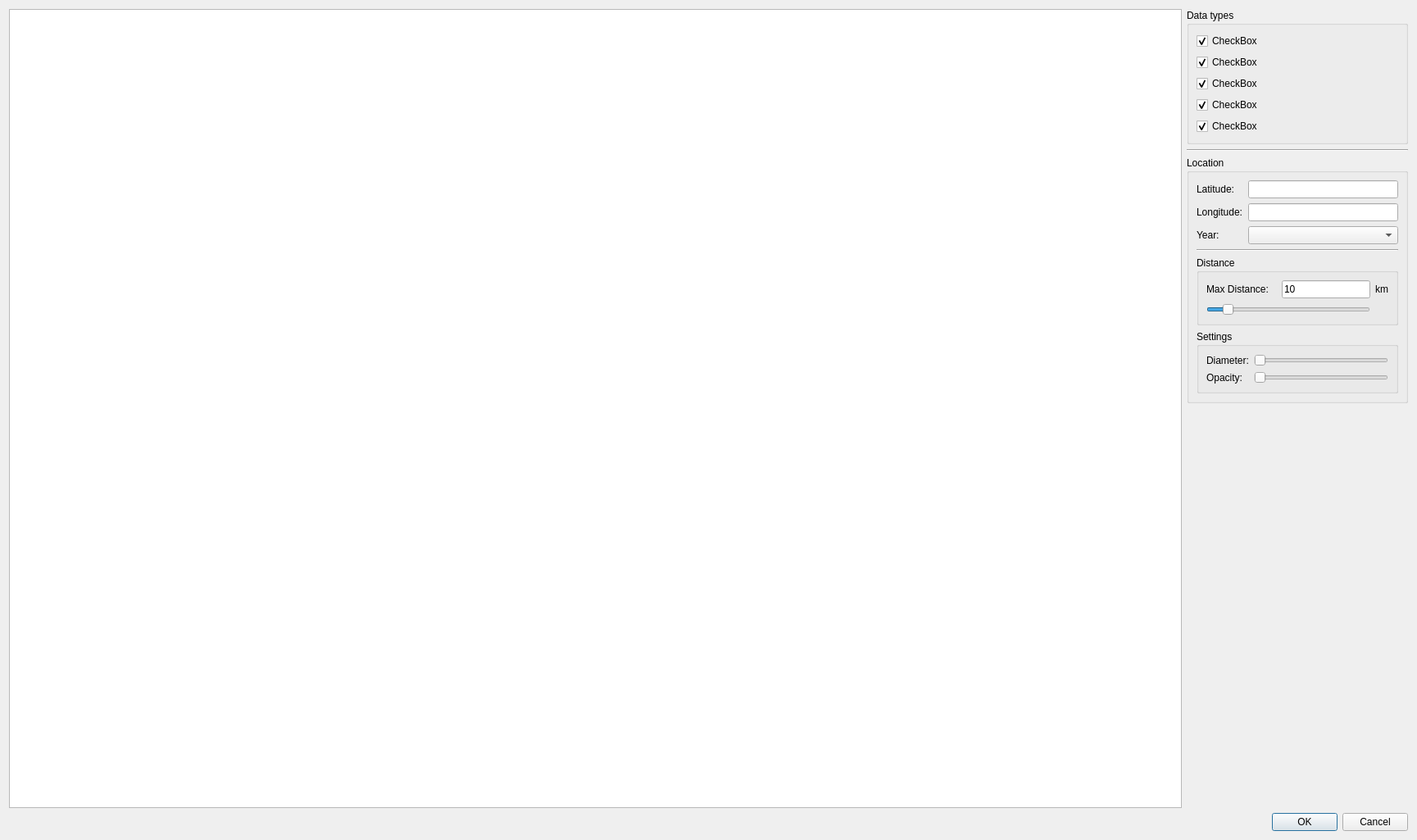
<?xml version="1.0" encoding="UTF-8"?>
<ui version="4.0">
 <class>MapWidget</class>
 <widget class="QWidget" name="MapWidget">
  <property name="geometry">
   <rect>
    <x>0</x>
    <y>0</y>
    <width>1729</width>
    <height>1025</height>
   </rect>
  </property>
  <property name="windowTitle">
   <string>Form</string>
  </property>
  <layout class="QGridLayout" name="gridLayout_2">
   <item row="3" column="2" colspan="2">
    <widget class="QDialogButtonBox" name="buttonBox">
     <property name="orientation">
      <enum>Qt::Horizontal</enum>
     </property>
     <property name="standardButtons">
      <set>QDialogButtonBox::Cancel|QDialogButtonBox::Ok</set>
     </property>
    </widget>
   </item>
   <item row="2" column="3">
    <spacer name="verticalSpacer">
     <property name="orientation">
      <enum>Qt::Vertical</enum>
     </property>
     <property name="sizeHint" stdset="0">
      <size>
       <width>20</width>
       <height>306</height>
      </size>
     </property>
    </spacer>
   </item>
   <item row="0" column="0" rowspan="3">
    <widget class="DM::GraphicsView" name="graphicsViewMap">
     <property name="sizeAdjustPolicy">
      <enum>QAbstractScrollArea::AdjustToContents</enum>
     </property>
     <property name="viewportUpdateMode">
      <enum>QGraphicsView::SmartViewportUpdate</enum>
     </property>
    </widget>
   </item>
   <item row="0" column="1" rowspan="2" colspan="3">
    <layout class="QVBoxLayout" name="verticalLayout">
     <item>
      <widget class="QGroupBox" name="groupBox">
       <property name="title">
        <string>Data types</string>
       </property>
       <layout class="QVBoxLayout" name="verticalLayout_2">
        <item>
         <widget class="QCheckBox" name="checkBoxAirTemp">
          <property name="text">
           <string>CheckBox</string>
          </property>
          <property name="checked">
           <bool>true</bool>
          </property>
         </widget>
        </item>
        <item>
         <widget class="QCheckBox" name="checkBoxRadiation">
          <property name="text">
           <string>CheckBox</string>
          </property>
          <property name="checked">
           <bool>true</bool>
          </property>
         </widget>
        </item>
        <item>
         <widget class="QCheckBox" name="checkBoxPressure">
          <property name="text">
           <string>CheckBox</string>
          </property>
          <property name="checked">
           <bool>true</bool>
          </property>
         </widget>
        </item>
        <item>
         <widget class="QCheckBox" name="checkBoxWind">
          <property name="text">
           <string>CheckBox</string>
          </property>
          <property name="checked">
           <bool>true</bool>
          </property>
         </widget>
        </item>
        <item>
         <widget class="QCheckBox" name="checkBoxPrecipitation">
          <property name="text">
           <string>CheckBox</string>
          </property>
          <property name="checked">
           <bool>true</bool>
          </property>
         </widget>
        </item>
       </layout>
      </widget>
     </item>
     <item>
      <widget class="Line" name="line">
       <property name="orientation">
        <enum>Qt::Horizontal</enum>
       </property>
      </widget>
     </item>
     <item>
      <widget class="QGroupBox" name="groupBox_2">
       <property name="title">
        <string>Location</string>
       </property>
       <layout class="QGridLayout" name="gridLayout_3">
        <item row="0" column="0">
         <layout class="QGridLayout" name="gridLayout">
          <item row="2" column="1">
           <widget class="QLineEdit" name="lineEditLongitude"/>
          </item>
          <item row="3" column="1">
           <widget class="QComboBox" name="comboBoxYear">
            <property name="sizeAdjustPolicy">
             <enum>QComboBox::AdjustToMinimumContentsLength</enum>
            </property>
           </widget>
          </item>
          <item row="1" column="0">
           <widget class="QLabel" name="label">
            <property name="text">
             <string>Latitude:</string>
            </property>
           </widget>
          </item>
          <item row="2" column="0">
           <widget class="QLabel" name="label_2">
            <property name="text">
             <string>Longitude:</string>
            </property>
           </widget>
          </item>
          <item row="3" column="0">
           <widget class="QLabel" name="label_3">
            <property name="text">
             <string>Year:</string>
            </property>
           </widget>
          </item>
          <item row="1" column="1">
           <widget class="QLineEdit" name="lineEditLatitude"/>
          </item>
         </layout>
        </item>
        <item row="1" column="0">
         <widget class="Line" name="line_2">
          <property name="orientation">
           <enum>Qt::Horizontal</enum>
          </property>
         </widget>
        </item>
        <item row="2" column="0">
         <widget class="QGroupBox" name="groupBoxDistance">
          <property name="maximumSize">
           <size>
            <width>16777215</width>
            <height>16777215</height>
           </size>
          </property>
          <property name="title">
           <string>Distance </string>
          </property>
          <layout class="QGridLayout" name="gridLayout_5">
           <item row="0" column="3">
            <widget class="QLabel" name="label_7">
             <property name="text">
              <string>km</string>
             </property>
            </widget>
           </item>
           <item row="1" column="0" colspan="3">
            <widget class="QSlider" name="horizontalSliderDistance">
             <property name="maximum">
              <number>500</number>
             </property>
             <property name="value">
              <number>50</number>
             </property>
             <property name="orientation">
              <enum>Qt::Horizontal</enum>
             </property>
            </widget>
           </item>
           <item row="0" column="0">
            <widget class="QLabel" name="label_6">
             <property name="text">
              <string>Max Distance: </string>
             </property>
            </widget>
           </item>
           <item row="0" column="2">
            <widget class="QtExt::ValidatingLineEdit" name="lineEditDistance">
             <property name="text">
              <string>10</string>
             </property>
             <property name="readOnly">
              <bool>true</bool>
             </property>
            </widget>
           </item>
          </layout>
         </widget>
        </item>
        <item row="3" column="0">
         <widget class="QGroupBox" name="groupBox_3">
          <property name="title">
           <string>Settings</string>
          </property>
          <layout class="QGridLayout" name="gridLayout_4">
           <item row="1" column="0">
            <widget class="QLabel" name="label_5">
             <property name="text">
              <string>Opacity:</string>
             </property>
            </widget>
           </item>
           <item row="0" column="0">
            <widget class="QLabel" name="label_4">
             <property name="text">
              <string>Diameter:</string>
             </property>
            </widget>
           </item>
           <item row="0" column="1">
            <widget class="QSlider" name="horizontalSliderDiameter">
             <property name="orientation">
              <enum>Qt::Horizontal</enum>
             </property>
            </widget>
           </item>
           <item row="1" column="1">
            <widget class="QSlider" name="horizontalSliderOpacity">
             <property name="maximum">
              <number>255</number>
             </property>
             <property name="orientation">
              <enum>Qt::Horizontal</enum>
             </property>
            </widget>
           </item>
          </layout>
         </widget>
        </item>
       </layout>
      </widget>
     </item>
    </layout>
   </item>
  </layout>
 </widget>
 <customwidgets>
  <customwidget>
   <class>QtExt::ValidatingLineEdit</class>
   <extends>QLineEdit</extends>
   <header>QtExt_ValidatingLineEdit.h</header>
   <slots>
    <signal>editingFinishedSuccessfully()</signal>
   </slots>
  </customwidget>
  <customwidget>
   <class>DM::GraphicsView</class>
   <extends>QGraphicsView</extends>
   <header>DM_GraphicsView.h</header>
  </customwidget>
 </customwidgets>
 <resources/>
 <connections/>
</ui>
